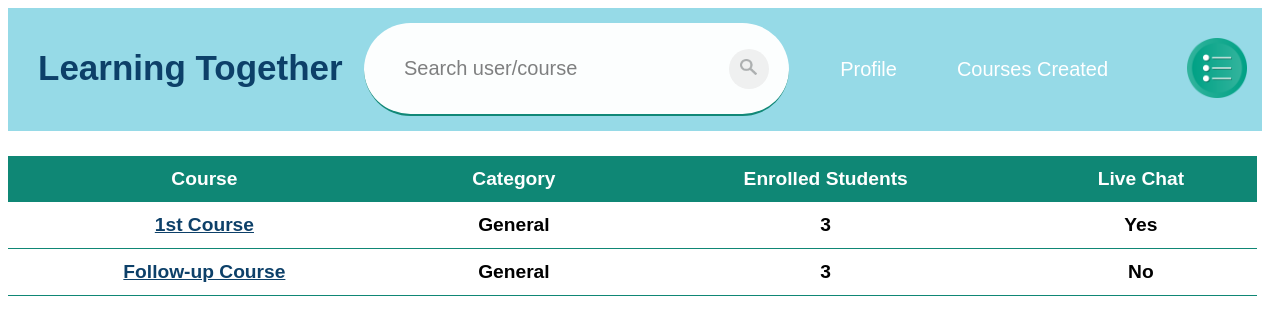
The app's page /courseCreated/1 (signed in), older data.
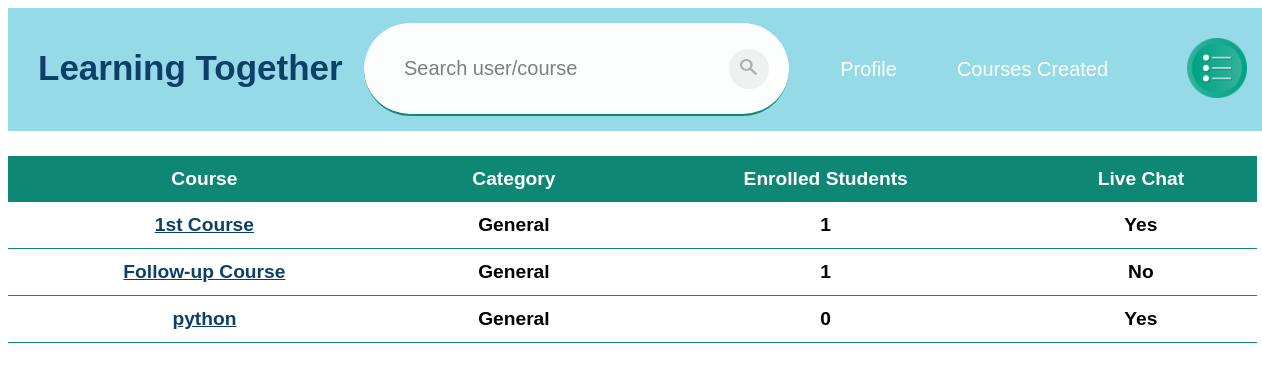
The same page, newer data.
### app/models.py (models this page shows, shortened)
class CoursesMade(models.Model):
    publicId = models.ForeignKey(Public, on_delete=models.CASCADE)
    courseId = models.ForeignKey(Course, on_delete=models.CASCADE)

class Course(models.Model):
    categoryId = models.ForeignKey(Category, on_delete=models.PROTECT)
    name = models.CharField(max_length=100)
    averageMasterTime = models.SmallIntegerField()
    price = models.DecimalField(max_digits=6, decimal_places=2)
    description = models.CharField(max_length=200, blank=True)
    link = models.CharField(max_length=200, default="")

class Category(models.Model):
    category = models.CharField(max_length=50)

### app/views.py (the view)
# urls.py: path('courseCreated/<id>',views.courseCreated,name="courseCreated"),
def courseCreated(request, id):
    profile = models.Profile.objects.filter(userId__exact=id)
    public = models.Public.objects.filter(profileId__exact=profile[0].id)
    coursesMade = models.CoursesMade.objects.filter(
        publicId__exact=public[0].id)
    thisUser = False
    if request.user.is_authenticated:
        if profile[0].userId.id == request.user.id:
            thisUser = True
    students = []
    liveChats = []
    moneyEarned = []
    for courseMade in coursesMade:
        numStudents = models.CoursesEnrolled.objects.filter(
            courseId__exact=courseMade.courseId).count()
        students.append(numStudents)
        liveChat = models.LiveChat.objects.filter(
            courseId__exact=courseMade.courseId)
        if not liveChat:
            liveChat = [None]
            chat_enable = None
        elif liveChat[0].chat_enable == 0:
            chat_enable = 0
        elif liveChat[0].chat_enable == 1:
            chat_enable = 1
        liveChats.append(chat_enable)
        moneyEarned.append(numStudents * courseMade.courseId.price)
    data = zip(coursesMade, students, liveChats, moneyEarned)
    return render(request, "app/courseCreated.html", {'coursesMade': coursesMade, 'data': data, 'thisUser': thisUser, 'userId': id, 'showOptions': True})

### templates/app/courseCreated.html (shortened to what this page needs)
{% extends 'app/base.html' %}
{% block content %}
{% load static %}
{% include 'app/navBar.html' with thisUser=thisUser userId=userId showOptions=showOptions %}
{% if coursesMade  %}
    <table class="table">
        <thead>
            <th>Course</th>
            <th>Category</th>
            <th>Enrolled Students</th>
            <th>Live Chat</th>
        </thead>
        {% for courseMade, numStudents, liveChat, moneyEarned in data %}
            <tbody>
                <th><a class="pretty" href="../course/{{ courseMade.courseId.id }}">{{courseMade.courseId.name}}</a></th>
                <th><b>{{ courseMade.courseId.categoryId.category }}</b></th>
                <th>{{ numStudents }}</th>
                {% if not liveChat or liveChat == 0%}
                <th>No</th>
                {% else %}
                <th>Yes</th>
                {% endif %}
            </tbody>
        {% endfor %}
    </table>
{% endif %}
{% endblock %}

Row changes from the older to the newer data that the page shows:
computed for CoursesMade "1st Course": courseId "3" → "1"
computed for CoursesMade "Follow-up Course": numStudents "3" → "1"
added CoursesMade: courseId.name "python", courseId.categoryId.category "General", numStudents "0", shows "Yes"
